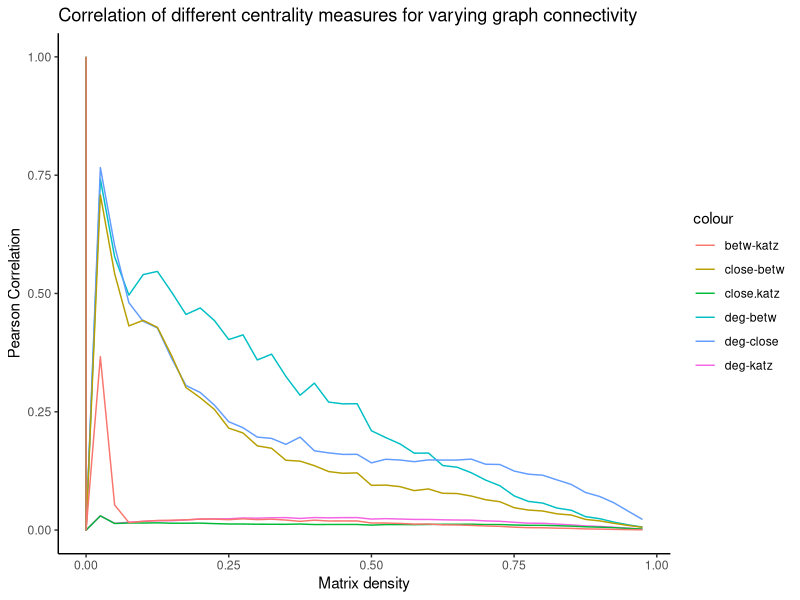
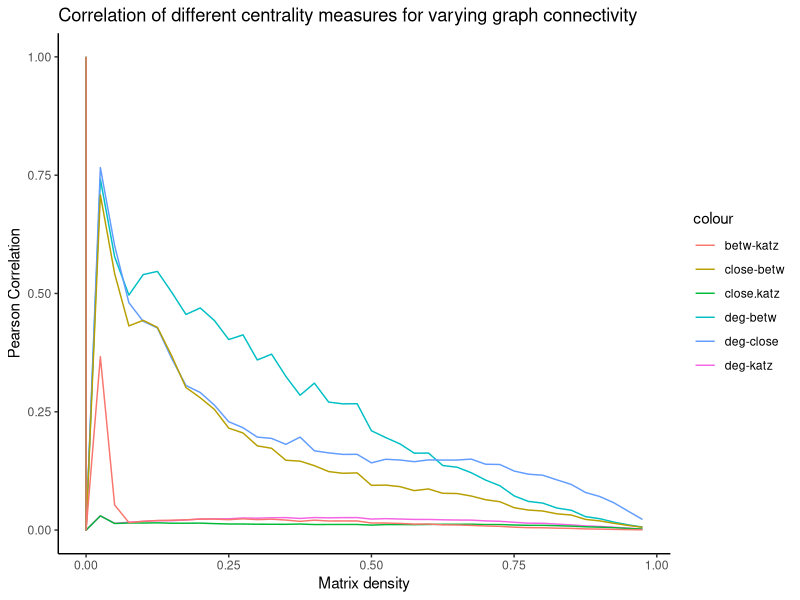

Here is the R script that generated these plots, in order:
#!/bin/env Rscript
data = read.csv("undirected_centrality.csv")
library(ggplot2)
chart <- ggplot(data, aes(x = density)) + geom_line(aes(y = deg.betw, col = "deg-betw")) + geom_line(aes(y = deg.close, col="deg-close")) + geom_line(aes(y = deg.katz, col = "deg-katz")) + geom_line(aes(y = close.betw, col = "close-betw")) + geom_line(aes(y = close.katz, col = "close.katz")) + geom_line(aes(y = betw.katz, col = "betw-katz"))

chart + theme_classic() + xlab("Matrix density") + ylab("Pearson Correlation") + ggtitle("Correlation of different centrality measures for varying graph connectivity")

ggsave("undirected_centrality.png")

